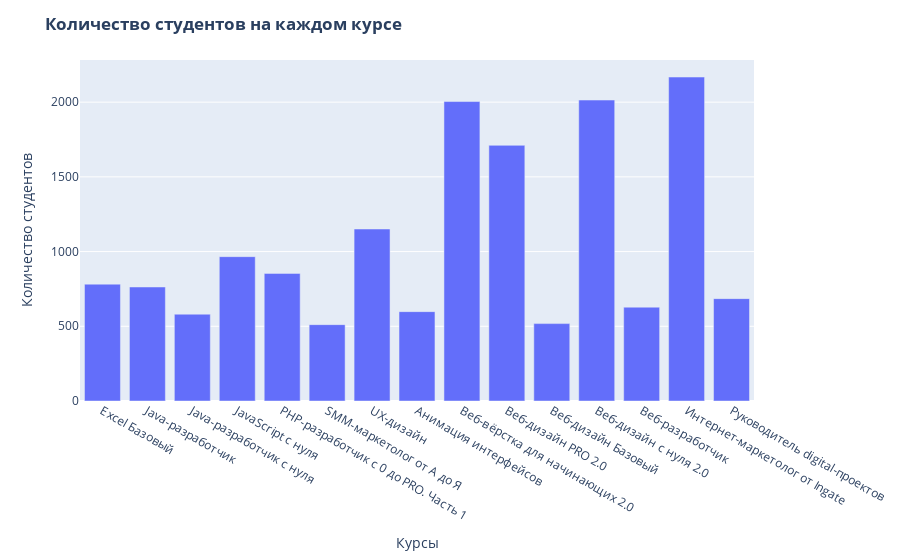

The notebook cell this image was saved under:
### Markdown cell above
**2. Постройте bar-chart, отражающий количество студентов на каждом курсе. Ticks нужно развернуть так, чтобы они были читаемы**

### Code cell
import plotly.express as px
fig1 = px.bar(count_students, x=count_students['course_title'], y=count_students['student_id'])
fig1.update_layout(legend_orientation='h', legend=dict(x=.5, xanchor='center'), 
                   title='<b>Количество студентов на каждом курсе</b>')
fig1.update_xaxes(title='Курсы')
fig1.update_yaxes(title='Количество студентов')
fig1.show()

### Figure 1 — Plotly figure (JSON) as saved in the notebook; plotly's stock layout.template omitted (floating-point values rounded to 4 significant figures)
{"data": [{"alignmentgroup": "True", "hovertemplate": "course_title=%{x}<br>student_id=%{y}<extra></extra>", "legendgroup": "", "marker": {"color": "#636efa"}, "name": "", "offsetgroup": "", "orientation": "v", "showlegend": false, "textposition": "auto", "type": "bar", "x": ["Excel Базовый", "Java-разработчик", "Java-разработчик c нуля", "JavaScript с нуля", "PHP-разработчик с 0 до PRO. Часть 1", "SMM-маркетолог от А до Я", "UX-дизайн", "Анимация интерфейсов", "Веб-вёрстка для начинающих 2.0", "Веб-дизайн PRO 2.0", "Веб-дизайн Базовый", "Веб-дизайн с нуля 2.0", "Веб-разработчик", "Интернет-маркетолог от Ingate", "Руководитель digital-проектов"], "xaxis": "x", "y": [782, 763, 581, 966, 854, 511, 1151, 598, 2004, 1711, 518, 2014, 628, 2168, 685], "yaxis": "y"}], "layout": {"barmode": "relative", "legend": {"orientation": "h", "tracegroupgap": 0, "x": 0.5, "xanchor": "center"}, "margin": {"t": 60}, "title": {"text": "<b>Количество студентов на каждом курсе</b>"}, "xaxis": {"anchor": "y", "domain": [0, 1], "title": {"text": "Курсы"}}, "yaxis": {"anchor": "x", "domain": [0, 1], "title": {"text": "Количество студентов"}}}}
